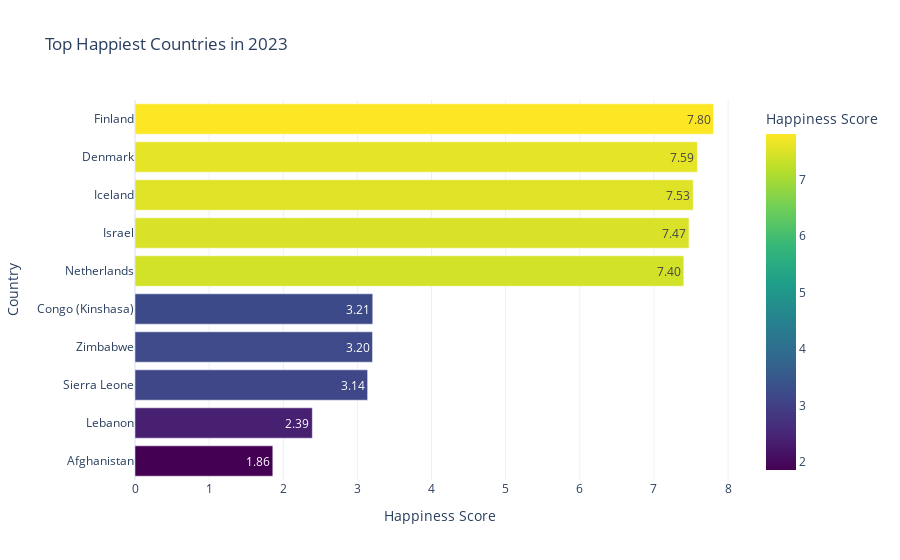

The notebook cell this image was saved under:
### Code cell
import plotly.express as px

# Create a horizontal bar chart
fig = px.bar(
    top_20_combined,
    x='happiness_score',
    y='country',
    orientation='h',
    title='Top Happiest Countries in 2023',
    labels={'happiness_score': 'Happiness Score', 'country': 'Country'},
    color='happiness_score',
    color_continuous_scale='Viridis',
    text='happiness_score'  # Display the score on the bars
)

# Update layout for better aesthetics
fig.update_layout(
    yaxis=dict(autorange="reversed"),  # Highest scores on top
    xaxis=dict(showgrid=True),
    template='plotly_white'
)

# Customize text appearance
fig.update_traces(texttemplate='%{text:.2f}', textposition='inside')

# Show the figure
fig.show()

### Figure 1 — Plotly figure (JSON) as saved in the notebook; plotly's stock layout.template omitted (floating-point values rounded to 4 significant figures)
{"data": [{"alignmentgroup": "True", "hovertemplate": "Happiness Score=%{marker.color}<br>Country=%{y}<extra></extra>", "legendgroup": "", "marker": {"color": [7.804, 7.586, 7.53, 7.473, 7.403, 3.207, 3.204, 3.138, 2.392, 1.859], "coloraxis": "coloraxis", "pattern": {"shape": ""}}, "name": "", "offsetgroup": "", "orientation": "h", "showlegend": false, "text": [7.804, 7.586, 7.53, 7.473, 7.403, 3.207, 3.204, 3.138, 2.392, 1.859], "textposition": "inside", "texttemplate": "%{text:.2f}", "type": "bar", "x": [7.804, 7.586, 7.53, 7.473, 7.403, 3.207, 3.204, 3.138, 2.392, 1.859], "xaxis": "x", "y": ["Finland", "Denmark", "Iceland", "Israel", "Netherlands", "Congo (Kinshasa)", "Zimbabwe", "Sierra Leone", "Lebanon", "Afghanistan"], "yaxis": "y"}], "layout": {"barmode": "relative", "coloraxis": {"colorbar": {"title": {"text": "Happiness Score"}}, "colorscale": [[0, "#440154"], [0.1111, "#482878"], [0.2222, "#3e4989"], [0.3333, "#31688e"], [0.4444, "#26828e"], [0.5556, "#1f9e89"], [0.6667, "#35b779"], [0.7778, "#6ece58"], [0.8889, "#b5de2b"], [1, "#fde725"]]}, "legend": {"tracegroupgap": 0}, "title": {"text": "Top Happiest Countries in 2023"}, "xaxis": {"anchor": "y", "domain": [0, 1], "showgrid": true, "title": {"text": "Happiness Score"}}, "yaxis": {"anchor": "x", "autorange": "reversed", "domain": [0, 1], "title": {"text": "Country"}}}}
